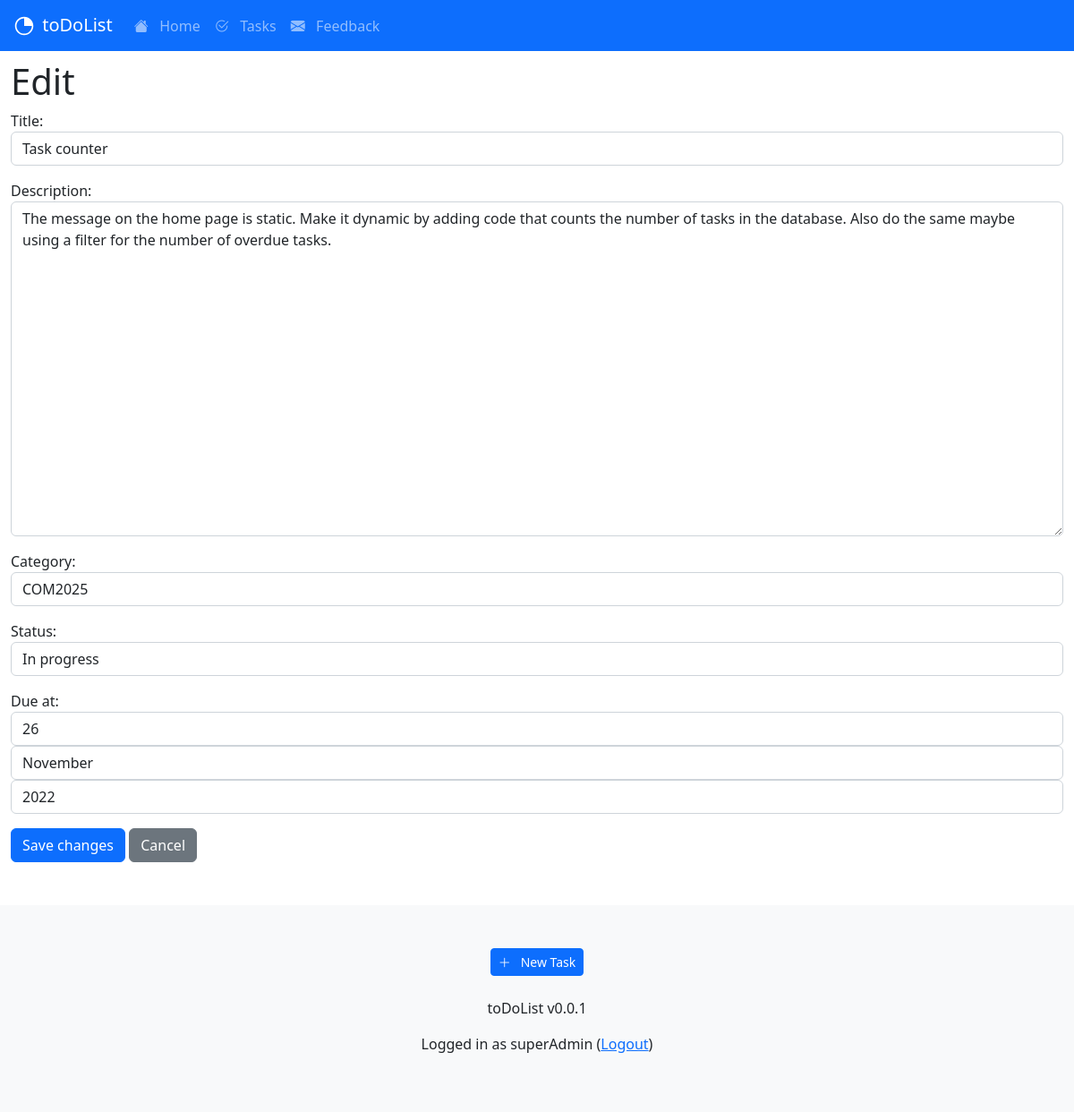
The app's page /tasks/edit/5 (signed in) with its own data.
### taskapp/models.py (models this page shows, shortened)
class Task(models.Model):
    title = models.CharField(max_length = 128, unique=True)
    description = models.TextField()
    created_at = models.DateTimeField(auto_now_add=True)
    updated_at = models.DateTimeField(auto_now=True)
    category = models.CharField(max_length = 128)
    status = models.CharField(max_length = 128)
    due_at = models.DateField(blank=True, editable=True)
    author = models.ForeignKey(User, on_delete=models.SET_NULL, null=True, blank=True)
    class Meta:
        indexes = [models.Index(fields=['title']), ]

### taskapp/views.py (the view)
# urls.py: path('edit/<int:nid>', views.update_view, name='tasks_update'),
@login_required
def update_view(request, nid):
    context ={}
    obj = get_object_or_404(Task, id = nid)
    if(obj.author != request.user and not(is_admin(request.user))):
        raise Http404
    form = TaskForm(request.POST or None, instance = obj)
    if form.is_valid():
        form.save()
        messages.add_message(request, messages.SUCCESS, 'Task Updated')
        return redirect('tasks_detail', pk = nid)
    context["form"] = form
    return render(request, "taskapp/update_view.html", context)

### taskapp/forms.py
class TaskForm(forms.ModelForm):
    class Meta:
        model = Task
        fields = ['title', 'description', 'category',  'status', 'due_at', 'author']
        widgets = {
            'title': forms.TextInput(attrs={
            'class': 'form-control',
            'placeholder': 'Task Title',
            }),
            'description': forms.Textarea(attrs={
            'class': 'form-control',
            'placeholder': 'Task Description',
            'rows' : 15,
            'cols' : 60,
            }),
            'category': forms.TextInput(attrs={
            'class': 'form-control',
            'placeholder': 'Category',
            }),
            'status': forms.TextInput(attrs={
            'class': 'form-control',
            'placeholder': 'Status',
            }),
            'due_at': forms.SelectDateWidget(attrs={
            'class': 'form-control',
            }),
            'author': forms.HiddenInput(),
}

### taskapp/views.py (called while the page is built)
def is_admin(user):
    return user.groups.filter(name='TasksAdminUsers').exists() or user.is_superuser

### taskapp/templates/taskapp/update_view.html (shortened to what this page needs)
{% extends 'base.html' %}
{% block content %}
<h1>Edit</h1>
<form method="POST" enctype="multipart/form-data">
    {{ form.as_p }}
    <div class="d-grid gap-2 d-md-block">
        <input type="submit" value="Save changes" class="btn btn-primary">
        <input type="button" class="btn btn-secondary" onclick="history.back()" value="Cancel" />
    </div>
</form>
{% endblock content %}

### templates/footer.html
<footer class="bd-footer p-3 p-md-5 mt-5 bg-light text-center text-sm-center">
    <div class="container">
      <a class="btn btn-primary btn-sm" href="{% url 'tasks_new' %}" role="button"><i class="bi bi-plus-lg"></i>&nbsp;&nbsp;&nbsp;New Task</a>
      <br><br>
      <p>toDoList v0.0.1</p>
      {% if user.is_authenticated %}
        <p>Logged in as {{user.username}}
        (<a href="{% url 'logout' %}">Logout</a>)</p>
        {% else %}
        <p> No account? <a href="{% url 'signup_user' %}">Signup</a> </p>
        <p> <a href="{% url 'login' %}">Login</a> </p>
      {% endif%}
    </div>
  </footer>

### records on screen
Task: title "Task counter", description "The message on the home page is static. Make it dynamic by adding code that counts the number of tasks in the database. Also do the same maybe using a filter for the number of overdue tasks.", category "COM2025", status "In progress"

### other values on screen
{{ user.username }} "superAdmin"
